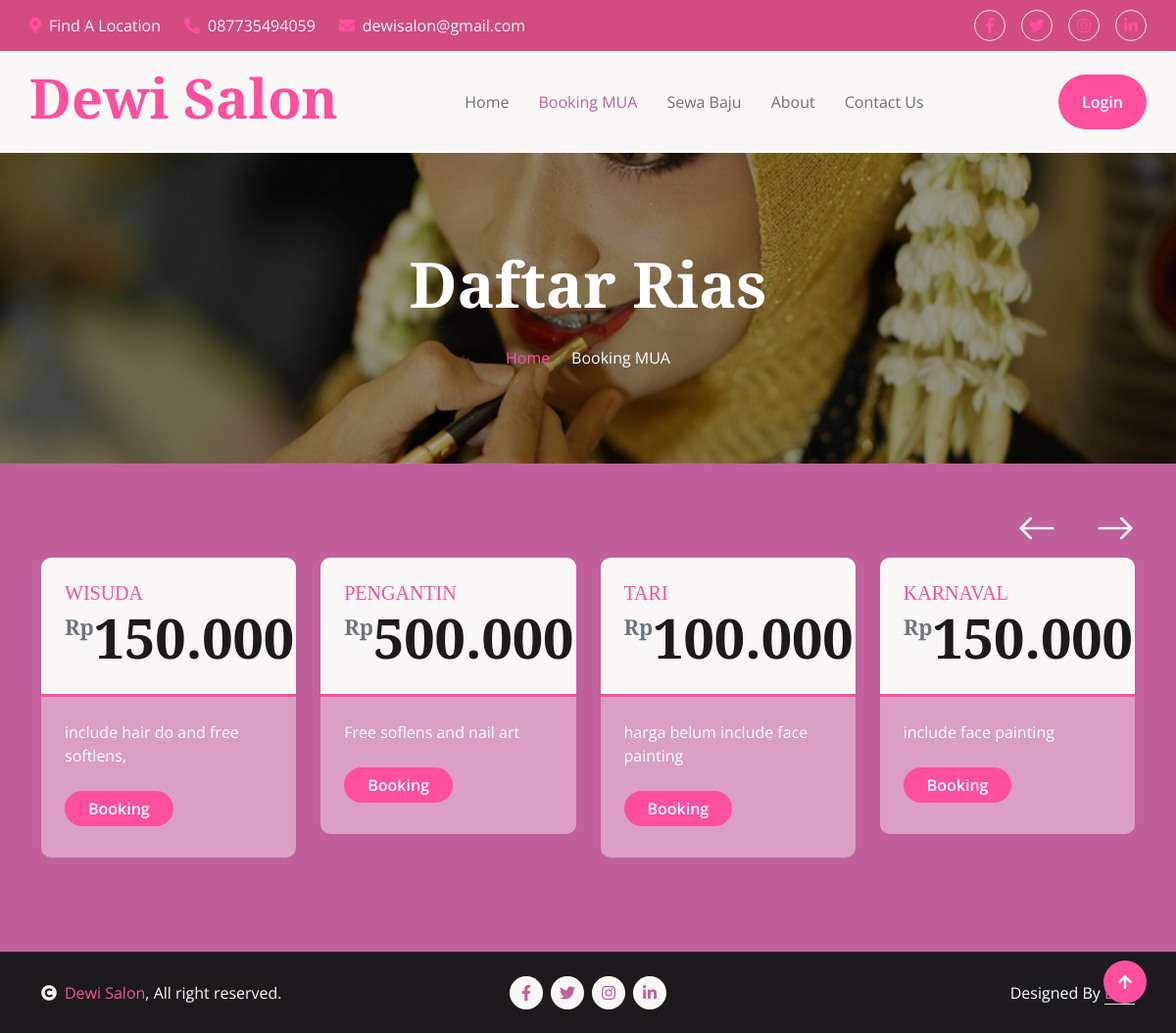
Screenshot of /index.php/visitor/mua with the database file from the repository.
### tables this page shows
CREATE TABLE `mua` (
  `id` int(4) NOT NULL,
  `kategori_mua` varchar(40) NOT NULL,
  `harga` int(11) NOT NULL,
  `deskripsi` text NOT NULL
);

### application/controllers/Visitor.php (called while the page is built, shortened)
<?php
class Visitor extends CI_Controller
{
	public function mua()
	{
		$data = [
			'menu' => 'mua',
			'mua' => $this->mua->get_mua(),
			'pelayanan' => $this->pelayanan->get_pelayanan()
		];
		$this->load->view('layout/header', $data);
		$this->load->view('mua');
		$this->load->view('layout/footer');
	}
}

### index.php (called while the page is built, shortened)
<?php
require_once BASEPATH.'core/CodeIgniter.php';

### application/models/MUA_model.php (called while the page is built, shortened)
<?php
class MUA_model extends CI_Model
{
    public function get_mua()
    {
        $result = $this->db->select('*')
            ->from('mua')
            ->get()
            ->result();
        return $result;
    }
}

### application/views/mua.php (the view, shortened to what this page needs)
<div class="container-fluid bg-breadcrumb py-5">
    <div class="container text-center py-5">
        <h1 class="text-white display-3 mb-4">Daftar Rias</h1>
        <ol class="breadcrumb justify-content-center mb-0">
            <li class="breadcrumb-item"><a href="index.html">Home</a></li>
            <li class="breadcrumb-item active text-white">Booking MUA</li>
        </ol>
    </div>
</div>
<div class="container-fluid pricing py-5" style="background: var(--bs-primary);">
    <div class="container py-5">
        <div class="owl-carousel pricing-carousel">
            <?php foreach ($mua as $row) : ?>
                <div class="pricing-item">
                    <div class="rounded pricing-content">
                        <div class="bg-light rounded-top border-3 border-bottom border-primary p-4">
                            <h5 class="text-primary text-uppercase m-0"><?= $row->kategori_mua ?></h5>
                            <h1 class="display-4 mb-0">
                                <small class="align-top text-muted" style="font-size: 22px; line-height: 45px;">Rp</small><?= number_format($row->harga, 0, ',', '.') ?></small>
                            </h1>
                        </div>
                        <div class="p-4">
                            <p><?= $row->deskripsi ?></p>
                            <?php if (!empty($this->session->userdata('email'))) : ?>
                                <button data-bs-target="#booking" data-bs-toggle="modal" data-bs-id="<?= $row->id ?>" data-bs-harga="<?= $row->harga ?>" class="btn btn-primary btn-primary-outline-0 rounded-pill my-2 px-4">Booking</button>
                            <?php else : ?>
                                <a href="<?= base_url('auth/login') ?>" class="btn btn-primary btn-primary-outline-0 rounded-pill my-2 px-4">Booking</a>
                            <?php endif ?>
                        </div>
                    </div>
                </div>
            <?php endforeach ?>
        </div>
    </div>
</div>

### assets/template/css/style.css (style rules this page uses)
.btn { font-weight: 600; transition: .5s; }
.btn-primary-outline-0 { border: 0; color: var(--bs-white) !important; }
.bg-breadcrumb { background: linear-gradient(rgba(0, 0, 0, 0.4), rgba(0, 0, 0, 0.4)), url(../img/appointment-background.jpg); background-position: center center; background-repeat: no-repeat; background-size: cover; }
.pricing { background: linear-gradient(rgba(0, 0, 0, 0.5), rgba(0, 0, 0, 0.5)), url(../img/appointment-background.jpg); background-position: center center; background-repeat: no-repeat; background-size: cover; }
.pricing .pricing-item { color: var(--bs-white); }
.pricing .pricing-item .pricing-content { background: rgba(255, 255, 255, 0.4); }
.pricing .owl-carousel.pricing-carousel { position: relative; }

### rows the page displays
mua: kategori_mua "WISUDA", harga "150.000", deskripsi "include hair do and free softlens,"
mua: kategori_mua "PENGANTIN", harga "500.000", deskripsi "Free soflens and nail art"
mua: kategori_mua "TARI", harga "100.000", deskripsi "harga belum include face painting"
mua: kategori_mua "KARNAVAL", harga "150.000", deskripsi "include face painting"
